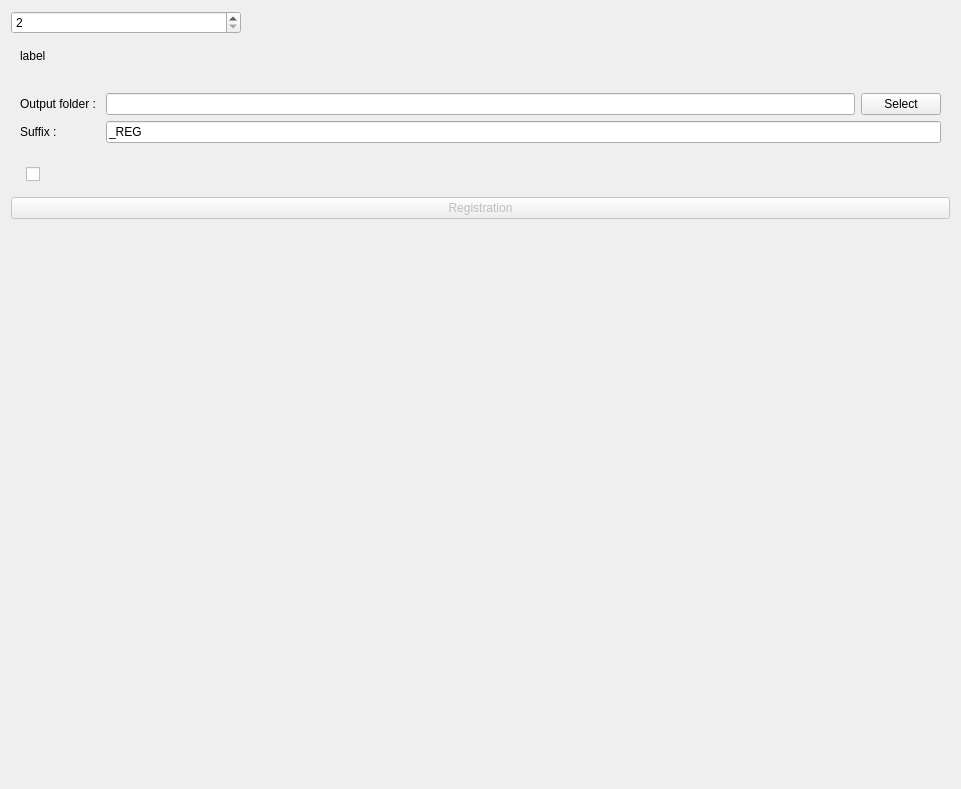
<?xml version="1.0" encoding="UTF-8"?>
<ui version="4.0">
 <class>ButterfkyPatch</class>
 <widget class="qMRMLWidget" name="ButterfkyPatch">
  <property name="geometry">
   <rect>
    <x>0</x>
    <y>0</y>
    <width>961</width>
    <height>789</height>
   </rect>
  </property>
  <layout class="QVBoxLayout" name="verticalLayout">
   <item>
    <layout class="QGridLayout" name="gridLayout">
     <item row="0" column="0">
      <widget class="QSpinBox" name="spinBoxnumberscan">
       <property name="minimum">
        <number>2</number>
       </property>
       <property name="maximum">
        <number>10</number>
       </property>
      </widget>
     </item>
     <item row="0" column="1">
      <widget class="QLabel" name="label_3">
       <property name="text">
        <string/>
       </property>
      </widget>
     </item>
     <item row="0" column="2">
      <widget class="QLabel" name="label_6">
       <property name="text">
        <string/>
       </property>
      </widget>
     </item>
     <item row="0" column="3">
      <widget class="QLabel" name="label_7">
       <property name="text">
        <string/>
       </property>
      </widget>
     </item>
    </layout>
   </item>
   <item>
    <widget class="ctkCollapsibleButton" name="inputsCollapsibleButton" native="true">
     <property name="text" stdset="0">
      <string>Inputs</string>
     </property>
     <layout class="QFormLayout" name="formLayout_2">
      <item row="0" column="0">
       <layout class="QVBoxLayout" name="verticalLayout_2">
        <item>
         <widget class="QLabel" name="label">
          <property name="text">
           <string>label</string>
          </property>
         </widget>
        </item>
       </layout>
      </item>
     </layout>
    </widget>
   </item>
   <item>
    <widget class="ctkCollapsibleButton" name="outputsCollapsibleButton" native="true">
     <property name="text" stdset="0">
      <string>Outputs</string>
     </property>
     <layout class="QFormLayout" name="formLayout_4">
      <item row="0" column="0">
       <layout class="QHBoxLayout" name="horizontalLayout"/>
      </item>
      <item row="3" column="0">
       <widget class="QLabel" name="label_2">
        <property name="text">
         <string>Output folder : </string>
        </property>
       </widget>
      </item>
      <item row="3" column="1">
       <layout class="QVBoxLayout" name="verticalLayout_3">
        <item>
         <layout class="QHBoxLayout" name="horizontalLayout_2">
          <item>
           <widget class="QLineEdit" name="lineEditOutput"/>
          </item>
          <item>
           <widget class="QPushButton" name="buttonSelectOutput">
            <property name="text">
             <string>Select</string>
            </property>
           </widget>
          </item>
          <item>
           <layout class="QHBoxLayout" name="horizontalLayout_3"/>
          </item>
         </layout>
        </item>
       </layout>
      </item>
      <item row="5" column="0">
       <widget class="QLabel" name="label_4">
        <property name="text">
         <string>Suffix : </string>
        </property>
       </widget>
      </item>
      <item row="5" column="1">
       <widget class="QLineEdit" name="lineEditSuffix">
        <property name="text">
         <string>_REG</string>
        </property>
       </widget>
      </item>
     </layout>
    </widget>
   </item>
   <item>
    <widget class="ctkCollapsibleButton" name="advancedCollapsibleButton" native="true">
     <property name="text" stdset="0">
      <string>Advanced</string>
     </property>
     <property name="collapsed" stdset="0">
      <bool>true</bool>
     </property>
     <layout class="QFormLayout" name="formLayout_3">
      <item row="0" column="1">
       <widget class="QCheckBox" name="invertOutputCheckBox">
        <property name="toolTip">
         <string>If checked, values above threshold are set to 0. If unchecked, values below are set to 0.</string>
        </property>
        <property name="text">
         <string/>
        </property>
       </widget>
      </item>
     </layout>
    </widget>
   </item>
   <item>
    <widget class="QPushButton" name="applyButton">
     <property name="enabled">
      <bool>false</bool>
     </property>
     <property name="toolTip">
      <string>Run the algorithm.</string>
     </property>
     <property name="text">
      <string>Registration</string>
     </property>
    </widget>
   </item>
   <item>
    <spacer name="verticalSpacer">
     <property name="orientation">
      <enum>Qt::Vertical</enum>
     </property>
     <property name="sizeHint" stdset="0">
      <size>
       <width>20</width>
       <height>40</height>
      </size>
     </property>
    </spacer>
   </item>
  </layout>
 </widget>
 <customwidgets>
  <customwidget>
   <class>ctkCollapsibleButton</class>
   <extends>QWidget</extends>
   <header>ctkCollapsibleButton.h</header>
   <container>1</container>
  </customwidget>
  <customwidget>
   <class>qMRMLWidget</class>
   <extends>QWidget</extends>
   <header>qMRMLWidget.h</header>
   <container>1</container>
  </customwidget>
 </customwidgets>
 <resources/>
 <connections/>
</ui>
